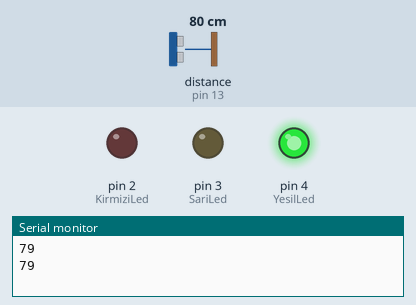
A sketch run on a simulated Arduino Uno, built with avr-gcc and run on an emulated ATmega328P. On the bench: output pins drawn as LEDs (lit = HIGH), the last lines printed to the serial monitor. Wiring (inferred from the names in the program): ultrasonic range finder: trigger pin 12; echo pin 13. Inputs (shaded band) come from the test bench; at power-on: distance to the obstacle (sensor on pin 13) 80 cm. The echo pulse lasts 58.3 µs per cm; pins used as bus, display or sensor lines are not drawn.

Above: at 1.8 s.
1.9 s: distance to the obstacle (sensor on pin 13) set to 2 cm
At 3.0 s:
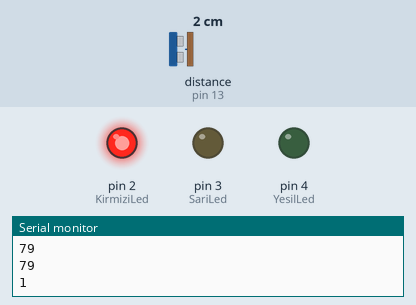
3.5 s: distance to the obstacle (sensor on pin 13) set to 6 cm
5.2 s: distance to the obstacle (sensor on pin 13) set to 9 cm
At 7.2 s:
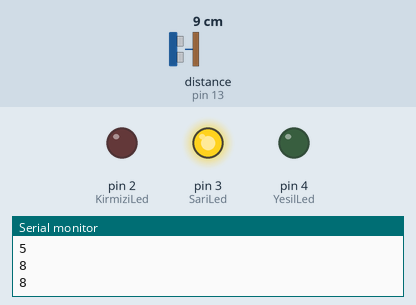
7.5 s: distance to the obstacle (sensor on pin 13) set to 4 cm
At 8.8 s:
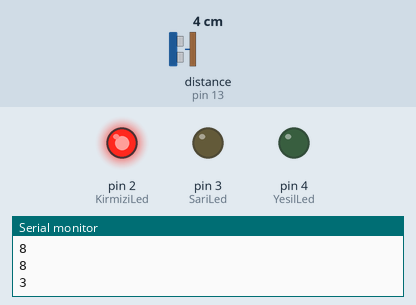
9.5 s: distance to the obstacle (sensor on pin 13) set to 18 cm
At 10.3 s:
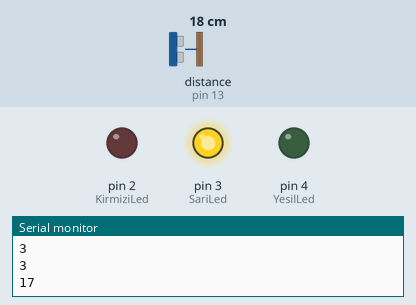
Timing chart, 0 to 12.5 s (numbered marks = the images above; inputs shaded):
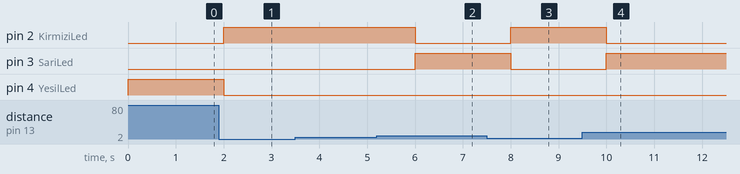

The sketch:

gomulu_projesi_timer.ino
```cpp
#include <TimerKontrol.h>

const int trigPin = 12, echoPin = 13;
long uzaklik;
long sure;
int YesilLed = 4;
int KirmiziLed = 2;
int SariLed = 3;
int sayac=0;
int buzzer = 3;

TimerKontrol timerayar = TimerKontrol();

void setup() {
  pinMode(trigPin, OUTPUT);
  pinMode(echoPin, INPUT);
  pinMode(YesilLed, OUTPUT);
  pinMode(KirmiziLed, OUTPUT);
  pinMode(SariLed, OUTPUT);
  pinMode(buzzer, OUTPUT);
  Serial.begin(9600);
  timerayar.TimerAyarlamasi();
}

ISR(TIMER1_COMPA_vect)
{
  digitalWrite(trigPin, LOW);
  delayMicroseconds(5);
  digitalWrite(trigPin, HIGH);
  delayMicroseconds(10);
  digitalWrite(trigPin, LOW);
  sure = pulseIn(echoPin, HIGH);
  uzaklik = sure / 2 / 29.1;
  Serial.println(uzaklik);
  digitalWrite(buzzer, HIGH);
  if (uzaklik > 30)
  {
    digitalWrite(buzzer, LOW);      // Stop sound...
    digitalWrite(KirmiziLed, LOW);
    digitalWrite(SariLed, LOW);
    digitalWrite(YesilLed, HIGH);
  }
  else if (uzaklik > 6 && uzaklik < 30)
  {
    digitalWrite(buzzer, LOW);      // Stop sound...
    digitalWrite(KirmiziLed, LOW);
    digitalWrite(YesilLed, LOW);
    digitalWrite(SariLed, HIGH);
  }
  else
  {
    digitalWrite(YesilLed, LOW);
    digitalWrite(SariLed, LOW);
    digitalWrite(KirmiziLed, HIGH);
    digitalWrite(buzzer, LOW);  ; // Send 1KHz sound signal...
  }
}

void loop() {

}
```

TimerKontrol.h
```cpp
#ifndef TimerKontrol_H
#define TimerKontrol_H

#include <Arduino.h>

class TimerKontrol
{
    public:
        TimerKontrol();
        void TimerAyarlamasi();
};

#endif
```

Measured:
- the behaviour switches between 7 and 8 cm on distance to the obstacle (sensor on pin 13) (found by bisection; images 1 and 2)
- after the input at 1.9 s, pin 2 (KirmiziLed): LOW → HIGH after 0.10 s; pin 4 (YesilLed): HIGH → LOW after 0.10 s
- after the input at 5.2 s, pin 2 (KirmiziLed): HIGH → LOW after 0.80 s; pin 3 (SariLed): LOW → HIGH after 0.80 s
- after the input at 7.5 s, pin 2 (KirmiziLed): LOW → HIGH after 0.50 s; pin 3 (SariLed): HIGH → LOW after 0.50 s
- after the input at 9.5 s, pin 2 (KirmiziLed): HIGH → LOW after 0.50 s; pin 3 (SariLed): LOW → HIGH after 0.50 s
